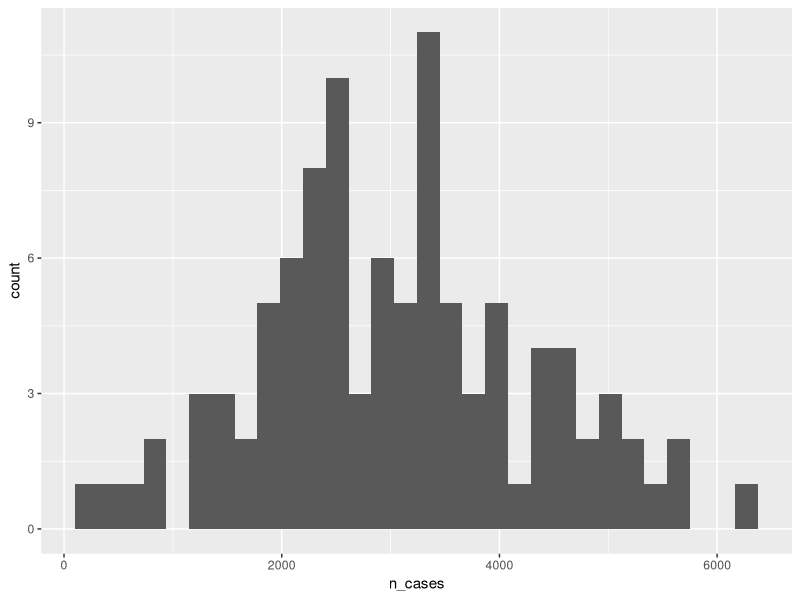
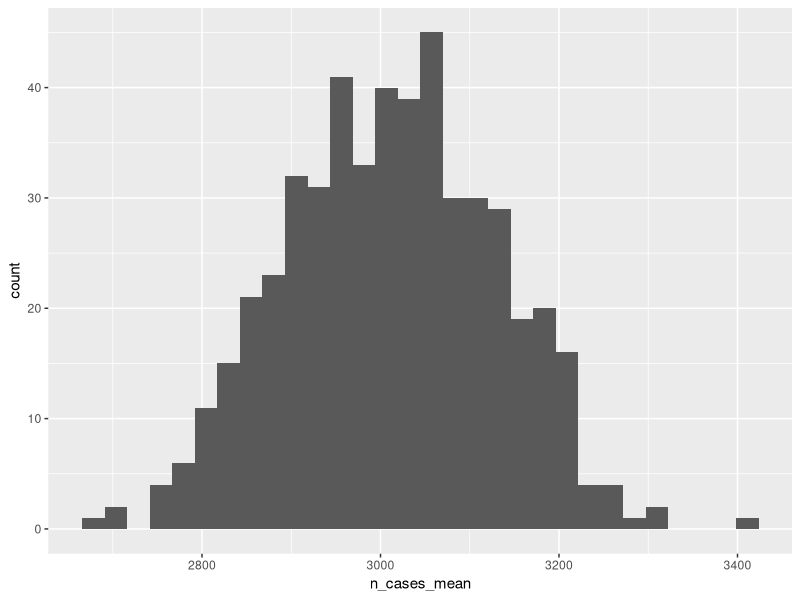
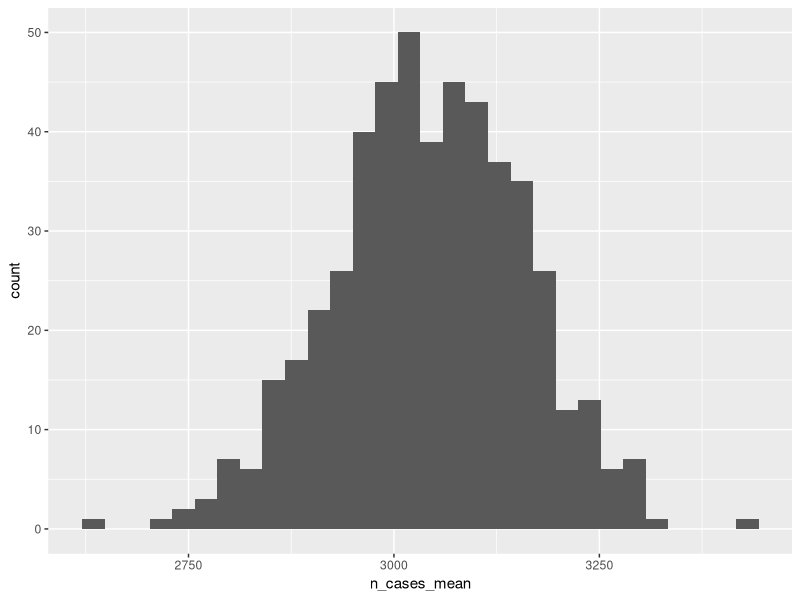

Write R code to recreate these figures, in order.
#Working script corresponding to
#~docs/5-monte-carlo-boot-purrr.Rmd

## Monte carlo simulation - one dataset--------
library(tidyverse)
library(truncnorm)
set.seed(11)#set the seed so this dataset is always the same.
monte_carlo_sim_frozen = 1:100 %>% 
  as_tibble() %>% 
  rename(county_id = value) %>% 
  mutate(
    state = 1,
    pop = rpois(n=n(), lambda=10000), #poisson dist. mean = var=1000
    dem = rbinom(n=n(), size=1, prob =.5), #binomial dist.
    prev = rtruncnorm( #truncated normal so prevalence is bounded by 0,1
      n=n(), 
      a=0, 
      b=1,
      mean=0.05+(pop/50000)+(dem/10),
      sd=0.05 +(pop/200000)+(dem/40)),
    n_cases = as.integer(pop*prev),
  )

monte_carlo_sim_frozen

#assess correlation
cor(monte_carlo_sim_frozen$pop,
    monte_carlo_sim_frozen$prev)

#What is the mean and standard deviation number of cases per county in the "frozen" dataset?
monte_carlo_sim_frozen %>% 
  group_by(state) %>% 
  summarise(
    n_cases_mean = mean(n_cases),
    n_cases_sd = sd(n_cases)) %>% 
  ungroup()

monte_carlo_sim_frozen %>% 
  ggplot(aes(n_cases))+
  geom_histogram()

## Define a function for replications--------
monte_carlo_sim_fun = function(rep_id_val){
  monte_carlo_sim_df = 1:100 %>% 
    as_tibble() %>% 
    rename(county_id = value) %>% 
    mutate(
      state = 1,
      pop = rpois(n=n(), lambda=10000), #mean = var=1000
      dem = rbinom(n=n(), size=1, prob =.5),
      prev = rtruncnorm(
        n=n(), 
        a=0, 
        b=1,
        mean=0.05+(pop/50000)+(dem/10),
        sd=0.05 +(pop/200000)+(dem/40)),
      n_cases = as.integer(pop*prev),
      rep_id = rep_id_val  #add replication ID
    )
}

#run one iteration
monte_carlo_sim_once = monte_carlo_sim_fun(rep_id_val = 5)
monte_carlo_sim_once

#run function lots of times

rep_id_val_list = 1:500
class(rep_id_val_list)

library(purrr) #make sure it's attached
set.seed(NULL) #allow it to vary differently each time.
monte_carlo_sim_lots  = rep_id_val_list %>% 
  map_dfr(monte_carlo_sim_fun) 

##look at results ---------
monte_carlo_sim_lots
nrow(monte_carlo_sim_lots)
n_distinct(monte_carlo_sim_lots$rep_id)

## summarize results------
monte_carlo_sim_lots %>% 
  group_by(rep_id,state) %>% 
  summarise(
    n_cases_mean = mean(n_cases),
    n_cases_sd = sd(n_cases)) %>% 
  ggplot(aes(n_cases_mean))+
  geom_histogram()

monte_carlo_sim_lots_summary = monte_carlo_sim_lots %>% 
  group_by(rep_id,state) %>% #group by both rep id and state
  summarise(
    n_cases_mean = mean(n_cases),
    n_cases_sd = sd(n_cases)) %>% 
  group_by(state) %>% #now collapse over rep id
  summarise(
    n_cases_mean_ll = quantile(n_cases_mean, probs = 0.025, na.rm=TRUE),
    n_cases_mean_med = quantile(n_cases_mean, probs = 0.5, na.rm=TRUE),
    n_cases_mean_ul = quantile(n_cases_mean, probs = 0.975, na.rm=TRUE)
  ) %>% 
  ungroup() %>% 
  mutate(simulation_type = "monte-carlo")

monte_carlo_sim_lots_summary

# Bootstrap-------

## Take one sample
monte_carlo_sim_one_boot = monte_carlo_sim_frozen %>% 
  slice_sample(prop=1,replace=TRUE)
monte_carlo_sim_one_boot

nrow(monte_carlo_sim_one_boot)
n_distinct(monte_carlo_sim_one_boot$county_id)

## Define a function to take lots of samples
boot_fun = function(rep_id_val){
  monte_carlo_sim_boot = monte_carlo_sim_frozen %>% 
    slice_sample(prop=1,replace=TRUE) %>% 
    mutate(rep_id = rep_id_val) #to keep track of reps
}

boot_lots  = rep_id_val_list %>% 
  map_dfr(boot_fun) 

## summarize results---
boot_lots

boot_lots %>% 
  group_by(rep_id,state) %>% 
  summarise(
    n_cases_mean = mean(n_cases),
    n_cases_sd = sd(n_cases)) %>% 
  ggplot(aes( n_cases_mean))+
  geom_histogram()

boot_lots_summary = boot_lots %>% 
  group_by(rep_id,state) %>% #group by both rep id and state
  summarise(
    n_cases_mean = mean(n_cases),
    n_cases_sd = sd(n_cases)) %>% 
  group_by(state) %>% #now collapse over rep id
  summarise(
    n_cases_mean_ll = quantile(n_cases_mean, probs = 0.025, na.rm=TRUE),
    n_cases_mean_med = quantile(n_cases_mean, probs = 0.5, na.rm=TRUE),
    n_cases_mean_ul = quantile(n_cases_mean, probs = 0.975, na.rm=TRUE)
  ) %>% 
  ungroup() %>% 
  mutate(simulation_type = "bootstrap")

boot_lots_summary

#How well did bootstrapping do?
monte_carlo_sim_lots_summary %>% 
  bind_rows(boot_lots_summary)
